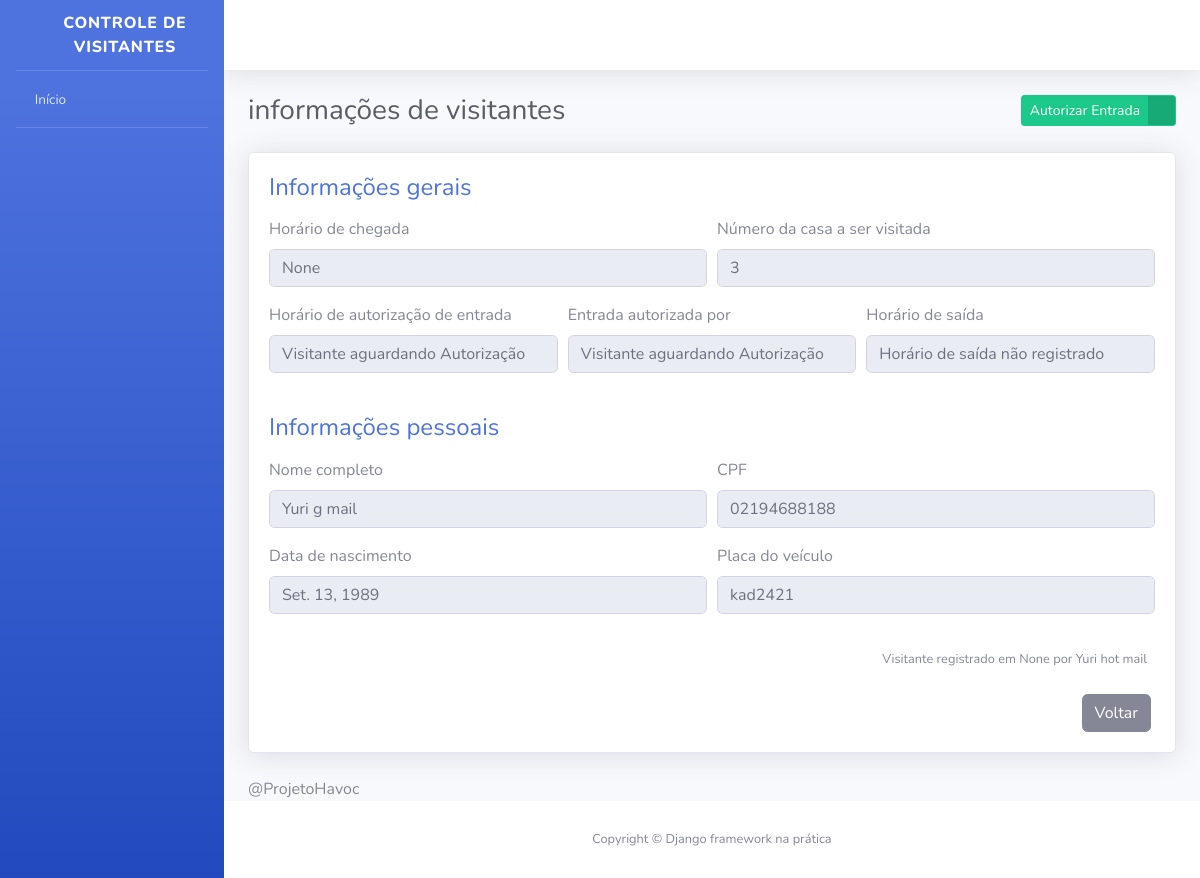
Page /visitantes/2/ on the committed database.
### visitantes/models.py (models this page shows, shortened)
class Visitante(models.Model):
    STATUS_VISITANTE = [
       ( "AGUARDANDO", "Aguardando Autorização" ),
       ( "EM_VISITA", "Em visita" ),
       ( "FINALIZADO", "Visita Finalizada" )
    ]
    status = models.CharField(
        verbose_name="Status",
        max_length=10,
        choices=STATUS_VISITANTE,
        default="AGUARDANDO"
    )
    nome_completo = models.CharField(
        verbose_name="Nome Completo",
        max_length=194
    )
    cpf = models.CharField(
        verbose_name="CPF",
        max_length=11
    )
    data_nascimento = models.DateField(
        verbose_name="Data de Nascimento",
        auto_now_add=False,
        auto_now=False,
    )
    numero_casa = models.PositiveSmallIntegerField(
        verbose_name="Número da casa a ser visitada"
    )
    placa_veiculo = models.CharField(
        verbose_name="Placa do veículo",
        max_length=7,
        blank=True,
        null=True,
    )
    horario_chegada = models.DateTimeField(
        verbose_name="Horário de chegada na portaria",
        auto_now_add=True,
    )
    horario_saida = models.DateTimeField(
        verbose_name="Horário de saída do condomínio",
        auto_now=False,
        blank=True,
        null=True,
    )
    horario_autorizacao = models.DateTimeField(
        verbose_name="Horário de autorização de entrada",
        auto_now=False,
        blank=True,
        null=True,
    )
    morador_responsavel = models.CharField(
        verbose_name="Nome do morador responsável por autorizar a entrada do visitante",
        max_length=194,
        blank=True,
    )
    registrado_por = models.ForeignKey(
        "porteiros.Porteiro", #app.função
        verbose_name="Porteiro responsável pelo registro",
        on_delete=models.PROTECT
    )
    def get_horario_saida(self):
        if self.horario_saida:
            return self.horario_saida
        return "Horário de saída não registrado"
    def get_horario_autorizacao(self):
        if self.horario_autorizacao:
            return self.horario_autorizacao
        return "Visitante aguardando Autorização "
    def get_morador_responsavel(self):
        if self.morador_responsavel:
            return self.morador_responsavel
        return "Visitante aguardando Autorização "
    def get_placa_veiculo(self):
         if self.placa_veiculo:
             return self.placa_veiculo
         return "Veículo não registrado"
    class Meta:
        verbose_name = 'Visitante'
        verbose_name_plural = 'Visitantes'
        db_table = 'visitante'

### porteiros/models.py (models this page shows)
class Porteiro(models.Model):
    usuario = OneToOneField(
        "usuarios.Usuario",
        verbose_name='Usuário',
        on_delete=models.PROTECT
    )
    nome_completo = models.CharField(
        verbose_name='Nome Completo',
        max_length=194,
    )
    cpf = models.CharField(
        verbose_name='CPF',
        max_length=11,
    )
    telefone = models.CharField(
        verbose_name='Telefone de Contato',
        max_length=11,
    )
    data_nascimento = models.DateField(
        verbose_name='Data de Nascimento',
        auto_now=False,
        auto_now_add=False,
    )
    class Meta:
        verbose_name = 'Porteiro'
        verbose_name_plural = 'Porteiros'
        db_table = 'porteiro'
    def __str__(self):
        return self.nome_completo

### visitantes/views.py (the view, shortened to what this page needs)
# urls.py: path("visitantes/<int:id>/", informacoes_visitantes, name="informacoes_visitantes",),
def informacoes_visitantes(request, id):
    visitante = get_object_or_404(
        Visitante,
        id=id
    )
    form = AutorizaVisitanteForm()
    context = {
        "nome_pagina": "informações de visitantes",
        "visitante": visitante,
        "form": form
    }
    return render(request, "informacoes_visitante.html", context)

### visitantes/forms.py
class AutorizaVisitanteForm(forms.ModelForm):
    morador_responsavel = forms.CharField(required=True)
    class Meta:
        model = Visitante
        fields = {
            "morador_responsavel"
        }
        error_messages = {
            "morador_responsavel": {
                "required": "Por favor, informe o nome do morador responsável por autorizar a entrada do visitante"
            }
        }

### templates/informacoes_visitante.html (shortened to what this page needs)
{% extends "base.html" %}
{% load widget_tweaks %}
{% block conteudo %}
<div class="container">
    <div class="d-sm-flex align-items-center justify-content-between mb-4">
        <h1 class="h3 mb-0 text-gray-800">{{ nome_pagina }}</h1>
        <div>
            <a href="#" class="btn btn-success btn-icon-split btn-sm" data-toggle="modal" data-target="#modal1">
                <span class="text">Autorizar Entrada</span>
                <span class="icon text-white-50">
                    <i class="fas fa-user-check"></i>
                </span>
            </a>
        </div>
    </div>
    <div class="card shadow mb-4">
        <div class="card-body">
            <h4 class="mb-3 text-primary">
                Informações gerais
            </h4>
            <form>
                <div class="form-row">
                    <div class="form-group col-md-6">
                        <label>Horário de chegada</label>
                        <input type="text" class="form-control" value="{{ visitante.horario_chegada }}" disabled>
                    </div>
                    <div class="form-group col-md-6">
                        <label>Número da casa a ser visitada</label>
                        <input type="text" class="form-control" value="{{ visitante.numero_casa }}" disabled>
                    </div>
                </div>
                <div class="form-row">
                    <div class="form-group col-md-4">
                        <label>Horário de autorização de entrada</label>
                        <input type="text" class="form-control" value="{{ visitante.get_horario_autorizacao }}" disabled>
                    </div>
                    <div class="form-group col-md-4">
                        <label>Entrada autorizada por</label>
                        <input type="text" class="form-control" value="{{ visitante.get_morador_responsavel  }}" disabled>
                    </div>
                    <div class="form-group col-md-4">
                        <label>Horário de saída</label>
                        <input type="text" class="form-control" value="{{ visitante.get_horario_saida }}" disabled>
                    </div>
                </div>
            </form>
            <h4 class="mb-3 mt-4 text-primary">
                Informações pessoais
            </h4>
            <form>
                <div class="form-row">
                    <div class="form-group col-md-6">
                        <label>Nome completo</label>
                        <input type="text" class="form-control" value="{{ visitante.nome_completo }}" disabled>
                    </div>
                    <div class="form-group col-md-6">
                        <label>CPF</label>
                        <input type="text" class="form-control" value="{{ visitante.cpf }}" disabled>
                    </div>
                </div>
                <div class="form-row">
                    <div class="form-group col-md-6">
                        <label>Data de nascimento</label>
                        <input type="text" class="form-control" value="{{ visitante.data_nascimento }}" disabled>
                    </div>
                    <div class="form-group col-md-6">
                        <label>Placa do veículo</label>
                        <input type="text" class="form-control" value="{{ visitante.get_placa_veiculo }}" disabled>
                    </div>
                </div>
            </form>
            <p class="mr-2 mt-3 mb-4 text-right">
                <small>
                    Visitante registrado em {{ visitante.horario_chegada }} por {{ visitante.registrado_por }}
                </small>
            </p>
            <div class="mr-1 text-right">
                <a href="#" class="btn btn-secondary text-white" type="button">
                    <span class="text">Voltar</span>
                </a>
            </div>
        </div>
    </div>
    @ProjetoHavoc
</div>
{% endblock %}

### rows in the picture
Visitante: horario_chegada "None", numero_casa "3", get_horario_autorizacao "Visitante aguardando Autorização", get_morador_responsavel "Visitante aguardando Autorização", get_horario_saida "Horário de saída não registrado", nome_completo "Yuri g mail", cpf "02194688188", data_nascimento "Set. 13, 1989", get_placa_veiculo "kad2421", registrado_por "Yuri hot mail"

### other values in the picture
{{ nome_pagina }} "informações de visitantes"
